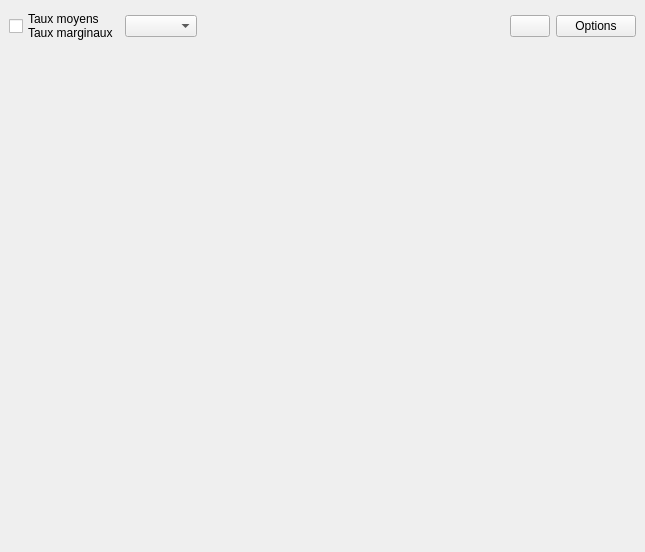
<?xml version="1.0" encoding="UTF-8"?>
<ui version="4.0">
 <class>Graph</class>
 <widget class="QDockWidget" name="Graph">
  <property name="geometry">
   <rect>
    <x>0</x>
    <y>0</y>
    <width>645</width>
    <height>552</height>
   </rect>
  </property>
  <property name="windowTitle">
   <string>Graphique</string>
  </property>
  <widget class="QWidget" name="dockWidgetContents">
   <layout class="QVBoxLayout" name="verticalLayout">
    <item>
     <layout class="QHBoxLayout" name="horizontalLayout">
      <item>
       <widget class="QCheckBox" name="taux_btn">
        <property name="toolTip">
         <string>Voir les taux moyens et marginaux d'imposition</string>
        </property>
        <property name="text">
         <string>Taux moyens
Taux marginaux</string>
        </property>
       </widget>
      </item>
      <item>
       <widget class="QComboBox" name="absBox"/>
      </item>
      <item>
       <spacer name="horizontalSpacer">
        <property name="orientation">
         <enum>Qt::Horizontal</enum>
        </property>
        <property name="sizeHint" stdset="0">
         <size>
          <width>40</width>
          <height>20</height>
         </size>
        </property>
       </spacer>
      </item>
      <item>
       <widget class="QPushButton" name="hidelegend_btn">
        <property name="toolTip">
         <string>Masquer la légende</string>
        </property>
        <property name="text">
         <string/>
        </property>
        <property name="icon">
         <iconset resource="../resources.qrc">
          <normaloff>:/images/legende.png</normaloff>:/images/legende.png</iconset>
        </property>
        <property name="iconSize">
         <size>
          <width>22</width>
          <height>22</height>
         </size>
        </property>
        <property name="checkable">
         <bool>true</bool>
        </property>
       </widget>
      </item>
      <item>
       <widget class="QPushButton" name="option_btn">
        <property name="toolTip">
         <string>Affichage et couleurs du graphique</string>
        </property>
        <property name="text">
         <string>Options</string>
        </property>
       </widget>
      </item>
     </layout>
    </item>
    <item>
     <widget class="MatplotlibWidget" name="mplwidget"/>
    </item>
   </layout>
  </widget>
 </widget>
 <customwidgets>
  <customwidget>
   <class>MatplotlibWidget</class>
   <extends>QWidget</extends>
   <header>widgets.matplotlibwidget</header>
  </customwidget>
 </customwidgets>
 <resources>
  <include location="../resources.qrc"/>
 </resources>
 <connections/>
</ui>
